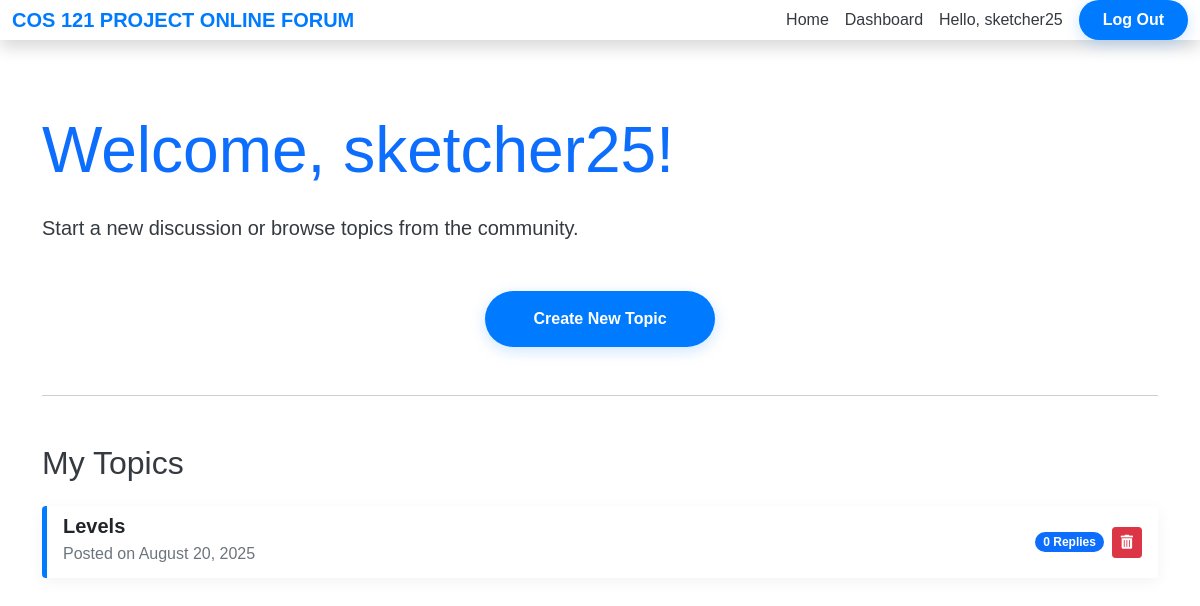
The page /dashboard (signed in) on the database its author committed.
### app/models.py (models this page shows, shortened)
class User(db.Model):
    id = db.Column(db.Integer, primary_key=True)
    username = db.Column(db.String(80), unique=True, nullable=False)
    email = db.Column(db.String(120), unique=True, nullable=False)
    password_hash = db.Column(db.String(128))
    date_joined = db.Column(db.DateTime, default=datetime.utcnow)
    topics = db.relationship('Topic', backref='author', lazy='dynamic')
    replies = db.relationship('Reply', backref='author', lazy='dynamic')

class Topic(db.Model):
    id = db.Column(db.Integer, primary_key=True)
    title = db.Column(db.String(100), nullable=False)
    content = db.Column(db.Text, nullable=False)
    date_posted = db.Column(db.DateTime, default=datetime.utcnow)
    user_id = db.Column(db.Integer, db.ForeignKey('user.id'), nullable=False)
    replies = db.relationship('Reply', backref='topic', lazy='dynamic', cascade="all, delete-orphan")

### app/routes.py (the view)
@app.route('/dashboard')
def dashboard():
    if 'logged_in' not in session:
        flash("Please log in to view the dashboard.", "warning")
        return redirect(url_for('login'))
    user = User.query.filter_by(username=session['username']).first()
    topics = user.topics.order_by(Topic.date_posted.desc()).all()
    return render_template('dashboard.html', title='User Dashboard', topics=topics)

### app/templates/dashboard.html (shortened to what this page needs)
{% extends "base.html" %}
{% block content %}
<div class="container-xxl py-5">
    <div class="container wow fadeInUp" data-wow-delay="0.1s">
        <h1 class="display-3 text-primary mb-4">Welcome, {{ session['username'] }}!</h1>
        <p class="lead mb-5">
            Start a new discussion or browse topics from the community.
        </p>
        <div class="d-flex justify-content-center mb-5">
            <a href="{{ url_for('create_topic') }}" class="btn btn-primary py-3 px-5 animated slideInLeft">
                Create New Topic
            </a>
        </div>
        <hr class="my-5">
<h2 class="mb-4">My Topics</h2>
<div class="list-group">
    {% for topic in topics %}
    <a href="{{ url_for('view_topic', topic_id=topic.id) }}" class="list-group-item list-group-item-action d-flex justify-content-between align-items-center">
        <div>
            <h5 class="mb-1 text-dark">{{ topic.title }}</h5>
            <p class="mb-1 text-muted">Posted on {{ topic.date_posted.strftime('%B %d, %Y') }}</p>
        </div>
        <div class="d-flex align-items-center">
            <span class="badge bg-primary rounded-pill me-2">{{ topic.replies.count() }} Replies</span>
            <form action="{{ url_for('delete_topic', topic_id=topic.id) }}" method="post" style="display:inline;">
                <button type="submit" class="btn btn-danger btn-sm" onclick="return confirm('Are you sure you want to delete this topic?');">
                    <i class="fas fa-trash-alt"></i>
                </button>
            </form>
        </div>
    </a>
    {% else %}
    <p class="text-center">You haven't posted any topics yet. Be the first!</p>
    {% endfor %}
       </div>
    </div>
</div>
{% endblock %}

### app/templates/base.html (shortened to what this page needs)
<!DOCTYPE html>
<html lang="en">
<head>
    <link href="https://cdn.jsdelivr.net/npm/bootstrap@5.0.0/dist/css/bootstrap.min.css" rel="stylesheet">
    <link href="{{ url_for('static', filename='css/style.css') }}" rel="stylesheet">
    <link href="https://cdnjs.cloudflare.com/ajax/libs/font-awesome/5.10.0/css/all.min.css" rel="stylesheet">
    <link href="https://cdn.jsdelivr.net/npm/bootstrap-icons@1.4.1/font/bootstrap-icons.css" rel="stylesheet">
</head>
<body>
<nav class="navbar navbar-expand-lg navbar-light shadow sticky-top p-0">
    <div class="container-fluid">
        <a href="{{ url_for('index') }}" class="navbar-brand d-flex align-items-center">
            <span class="brand-text">COS 121 PROJECT ONLINE FORUM</span>
        </a>
        <div class="collapse navbar-collapse" id="navbarCollapse">
            <div class="navbar-nav ms-auto p-4 p-lg-0">
                <a href="{{ url_for('index') }}" class="nav-item nav-link">Home</a>
                <a href="{{ url_for('dashboard') }}" class="nav-item nav-link">Dashboard</a>
                {% if 'username' in session %}
                    <span class="nav-item nav-link">Hello, {{ session['username'] }}</span>
                    <a href="{{ url_for('logout') }}" class="btn btn-primary py-2 px-lg-4 ms-lg-2">Log Out</a>
                {% endif %}
            </div>
        </div>
    </div>
</nav>
    <main>{% block content %}{% endblock %}</main>
</body>
</html>

### app/static/css/style.css (style rules this page uses)
:root { --brand-color: #007bff; --accent-color: #28a745; --light-bg: #ffffff; --dark-text: #343a40; --light-text: #6c757d; --shadow: 0 4px 15px rgba(0, 0, 0, 0.05); }
body { background-color: var(--light-bg); color: var(--dark-text); font-family: 'Heebo', sans-serif; padding-top: 0; }
h1, h2, h3, h4, h5, h6 { font-family: 'Nunito', sans-serif; color: var(--dark-text); }
.navbar { background-color: var(--light-bg) !important; box-shadow: 0 4px 6px rgba(0,0,0,.1); backdrop-filter: none; -webkit-backdrop-filter: none; transition: background-color 0.3s ease; z-index: 1000; }
.navbar-brand { font-family: 'Orbitron', sans-serif; font-weight: bold; color: var(--brand-color) !important; }
.nav-link { color: var(--dark-text) !important; font-weight: 500; position: relative; transition: all 0.3s ease; text-shadow: none; }
.btn-primary { background-color: var(--brand-color); border: none; color: #fff; font-weight: 600; transition: transform 0.3s ease, box-shadow 0.3s ease; border-radius: 50px; box-shadow: 0 4px 15px rgba(0, 123, 255, 0.2); }
.list-group-item { background-color: var(--light-bg); border: none; border-left: 5px solid var(--brand-color); margin-bottom: 15px; border-radius: 8px; box-shadow: var(--shadow); transition: transform 0.3s ease, box-shadow 0.3s ease; }
.list-group-item h5 { color: var(--brand-color); font-weight: 700; }

### rows shown on the page
User: username "sketcher25"
Topic: title "Levels", date_posted "August 20, 2025", replies.count "0"
